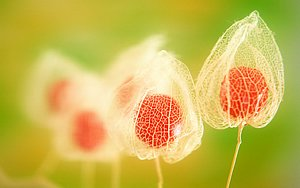
#> input picture 442OpenCVDay1/japaneseflowers.jpg, 300 x 188 px, given in place of the camera
$ python motionDetection.py   (older library calls are emulated)
#> lines starting #> are read from the running program, lines starting #| are printed output that depends on the picture; after the words box and inside, x2 and y2 are one past the last pixel; in counts of white or black regions, pixels touching at a corner belong together
#Dominik Pruss
#Brandon Busby

#Adapted opencv.org tutorials for some of our code usage.

import cv2
import numpy as np

cap = cv2.VideoCapture(0)
cv2.namedWindow("Video")
#cv2.namedWindow("Img1")
#cv2.namedWindow("GreyScale")
cv2.namedWindow("Blobby")
_,f=cap.read()
#> f is the input picture: shape (188, 300, 3); mean B, G, R 81.3, 182.3, 200.5
avg1 = np.float32(f);

while True:
    _,f=cap.read()
    status, img = cap.read()
    blur = cv2.blur(img,(5,5))
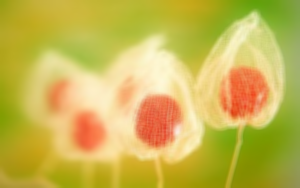
#> blur: shape (188, 300, 3); mean B, G, R 81.3, 182.3, 200.5
    cv2.imshow("Video",img)

    grey = cv2.cvtColor(img,cv2.COLOR_BGR2GRAY)
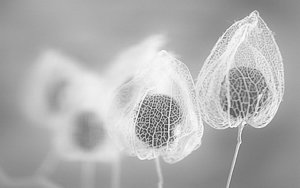
#> grey: shape (188, 300); min 60, max 251, mean 176.3
    cv2.accumulateWeighted(blur,avg1,0.5)

    res1 = cv2.convertScaleAbs(avg1)
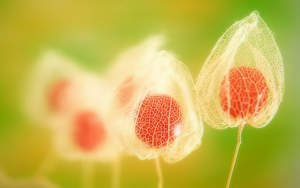
#> res1: shape (188, 300, 3); mean B, G, R 81.3, 182.3, 200.5

    diff = cv2.absdiff( blur,res1)
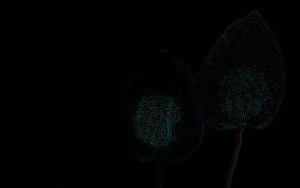
#> diff: shape (188, 300, 3); mean B, G, R 2.8, 2.6, 2
    diff = cv2.cvtColor(diff,cv2.COLOR_BGR2GRAY)
#> diff: shape (188, 300)


    ret,diff = cv2.threshold(diff,15,255,0)
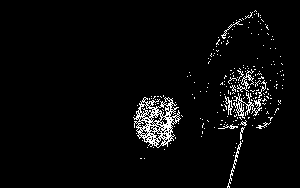
#> diff: shape (188, 300); 3.8% white in thin lines or dots, all inside (x1, y1, x2, y2) = (133, 10, 284, 188)
    diff = cv2.dilate(diff, None, iterations=2)
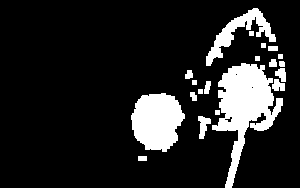
#> diff: shape (188, 300); 14.4% white; 20 white regions
    im2, contours, hierarchy = cv2.findContours(diff,cv2.RETR_TREE,cv2.CHAIN_APPROX_SIMPLE)
#> contours = 23 contours, 9 with area under 20; largest, box (x1, y1, x2, y2) and area: (212, 63, 283, 188) 3482, (131, 93, 185, 152) 2256, (206, 8, 276, 66) 964, (198, 116, 211, 139) 138, (272, 79, 285, 91) 90


    for c in contours:
        if cv2.contourArea(c) < 1500:
            continue
        (x, y, w, h) = cv2.boundingRect(c)
        cv2.rectangle(f, (x, y), (x + w, y + h), (0, 255, 0), 2)
#> this loop made 23 passes
#> c on passes 1, 3, 6, 8, 14, 15, 18, 19, 20, 21, 22: [[138, 156], [138, 160], [146, 160], [146, 156]], [[215, 110], [215, 114], [219, 114], [219, 110]], [[198, 89], [198, 93], [202, 93], [202, 89]], [[192, 80], [192, 84], [196, 84], [196, 80]], [[251, 87], [252, 86], [253, 87], [252, 88]], [[235, 74], [236, 73], [237, 74], [236, 75]], [[255, 56], [255, 60], [259, 60], [259, 56]], [[278, 54], [278, 58], [282, 58], [282, 54]], [[268, 46], [268, 50], [277, 50], [277, 46]], [[261, 43], [261, 47], [265, 47], [265, 43]], [[249, 31], [249, 35], [253, 35], [253, 31]]
#> (x, y, w, h) on passes 4, 12: (131, 93, 54, 59), (212, 63, 71, 125)
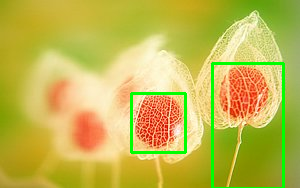
#> f: shape (188, 300, 3); 3.01% of pixels changed, all inside (x1, y1, x2, y2) = (130, 62, 285, 188)

    cv2.imshow("Video",f)
    #cv2.imshow("Img1",blur)
    #cv2.imshow("avg1",res1)
    #cv2.imshow("GreyScale",grey)
    cv2.imshow("Blobby", diff)
    k=cv2.waitKey(1)
#> (key Esc is pressed here)
    if k==27:
        break
cv2.destroyAllWindows()
